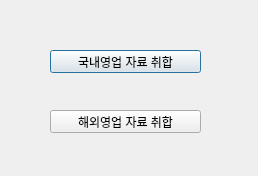
<?xml version="1.0" encoding="UTF-8"?>
<ui version="4.0">
 <class>Dialog</class>
 <widget class="QDialog" name="Dialog">
  <property name="geometry">
   <rect>
    <x>0</x>
    <y>0</y>
    <width>258</width>
    <height>176</height>
   </rect>
  </property>
  <property name="windowTitle">
   <string>Dialog</string>
  </property>
  <widget class="QPushButton" name="saMerge">
   <property name="geometry">
    <rect>
     <x>50</x>
     <y>50</y>
     <width>151</width>
     <height>23</height>
    </rect>
   </property>
   <property name="text">
    <string>국내영업 자료 취합</string>
   </property>
  </widget>
  <widget class="QPushButton" name="mdMerge">
   <property name="geometry">
    <rect>
     <x>50</x>
     <y>110</y>
     <width>151</width>
     <height>23</height>
    </rect>
   </property>
   <property name="text">
    <string>해외영업 자료 취합</string>
   </property>
  </widget>
 </widget>
 <resources/>
 <connections/>
</ui>
